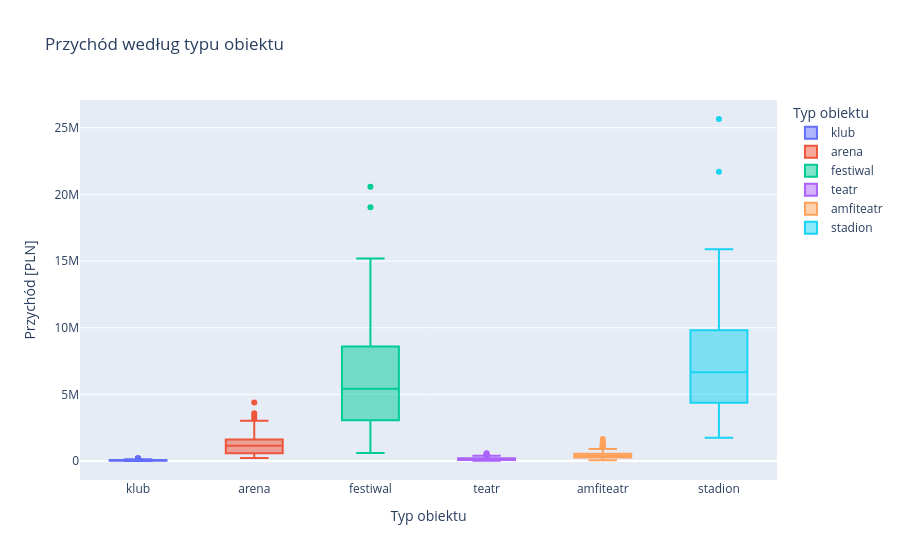

Source (notebook cell):
### Code cell
fig = px.box(
    df,
    x="typ_obiektu",
    y="przychod_pln",
    color="typ_obiektu",
    title="Przychód według typu obiektu",
    labels={
        "typ_obiektu": "Typ obiektu",
        "przychod_pln": "Przychód [PLN]"
    }
)

fig.show()

### Figure 1 — Plotly figure (JSON) as saved in the notebook; plotly's stock layout.template omitted (floating-point values rounded to 4 significant figures; data arrays with more than 128 entries replaced by an {"elided": "..."} marker saying what was removed)
{"data": [{"alignmentgroup": "True", "hovertemplate": "Typ obiektu=%{x}<br>Przychód [PLN]=%{y}<extra></extra>", "legendgroup": "klub", "marker": {"color": "#636efa"}, "name": "klub", "notched": false, "offsetgroup": "klub", "orientation": "v", "showlegend": true, "type": "box", "x": {"elided": "499 str values"}, "x0": " ", "xaxis": "x", "y": {"elided": "499 int values"}, "y0": " ", "yaxis": "y"}, {"alignmentgroup": "True", "hovertemplate": "Typ obiektu=%{x}<br>Przychód [PLN]=%{y}<extra></extra>", "legendgroup": "arena", "marker": {"color": "#EF553B"}, "name": "arena", "notched": false, "offsetgroup": "arena", "orientation": "v", "showlegend": true, "type": "box", "x": {"elided": "163 str values"}, "x0": " ", "xaxis": "x", "y": {"elided": "163 int values"}, "y0": " ", "yaxis": "y"}, {"alignmentgroup": "True", "hovertemplate": "Typ obiektu=%{x}<br>Przychód [PLN]=%{y}<extra></extra>", "legendgroup": "festiwal", "marker": {"color": "#00cc96"}, "name": "festiwal", "notched": false, "offsetgroup": "festiwal", "orientation": "v", "showlegend": true, "type": "box", "x": {"elided": "140 str values"}, "x0": " ", "xaxis": "x", "y": {"elided": "140 int values"}, "y0": " ", "yaxis": "y"}, {"alignmentgroup": "True", "hovertemplate": "Typ obiektu=%{x}<br>Przychód [PLN]=%{y}<extra></extra>", "legendgroup": "teatr", "marker": {"color": "#ab63fa"}, "name": "teatr", "notched": false, "offsetgroup": "teatr", "orientation": "v", "showlegend": true, "type": "box", "x": {"elided": "176 str values"}, "x0": " ", "xaxis": "x", "y": {"elided": "176 int values"}, "y0": " ", "yaxis": "y"}, {"alignmentgroup": "True", "hovertemplate": "Typ obiektu=%{x}<br>Przychód [PLN]=%{y}<extra></extra>", "legendgroup": "amfiteatr", "marker": {"color": "#FFA15A"}, "name": "amfiteatr", "notched": false, "offsetgroup": "amfiteatr", "orientation": "v", "showlegend": true, "type": "box", "x": {"elided": "155 str values"}, "x0": " ", "xaxis": "x", "y": {"elided": "155 int values"}, "y0": " ", "yaxis": "y"}, {"alignmentgroup": "True", "hovertemplate": "Typ obiektu=%{x}<br>Przychód [PLN]=%{y}<extra></extra>", "legendgroup": "stadion", "marker": {"color": "#19d3f3"}, "name": "stadion", "notched": false, "offsetgroup": "stadion", "orientation": "v", "showlegend": true, "type": "box", "x": ["stadion", "stadion", "stadion", "stadion", "stadion", "stadion", "stadion", "stadion", "stadion", "stadion", "stadion", "stadion", "stadion", "stadion", "stadion", "stadion", "stadion", "stadion", "stadion", "stadion", "stadion", "stadion", "stadion", "stadion", "stadion", "stadion", "stadion", "stadion", "stadion", "stadion", "stadion", "stadion", "stadion", "stadion", "stadion", "stadion", "stadion", "stadion", "stadion", "stadion", "stadion", "stadion", "stadion", "stadion", "stadion", "stadion", "stadion", "stadion", "stadion", "stadion", "stadion", "stadion", "stadion", "stadion", "stadion", "stadion", "stadion", "stadion", "stadion", "stadion", "stadion", "stadion", "stadion", "stadion", "stadion", "stadion", "stadion"], "x0": " ", "xaxis": "x", "y": [11477040, 6654800, 11374500, 4506060, 8557600, 1745720, 15884280, 8867550, 9060090, 1871320, 7327680, 2481660, 10749120, 14145500, 4615000, 4912740, 10044720, 8756870, 3550750, 2256450, 8648640, 15323600, 2887560, 4845780, 3829050, 4636520, 10756000, 13065840, 5854140, 9439360, 3357840, 5353020, 2936440, 9483470, 6805120, 21701980, 6952170, 3499000, 14288040, 4105640, 4370400, 4439880, 6175760, 6091800, 11635010, 4414390, 7760940, 6956000, 4978080, 14232240, 5467350, 3529260, 9811620, 5469840, 12030720, 3240900, 6772500, 3955840, 3159890, 13686860, 6895100, 5310270, 4838700, 9817300, 3777750, 7652100, 25651500], "y0": " ", "yaxis": "y"}], "layout": {"boxmode": "overlay", "legend": {"title": {"text": "Typ obiektu"}, "tracegroupgap": 0}, "title": {"text": "Przychód według typu obiektu"}, "xaxis": {"anchor": "y", "categoryarray": ["klub", "arena", "festiwal", "teatr", "amfiteatr", "stadion"], "categoryorder": "array", "domain": [0, 1], "title": {"text": "Typ obiektu"}}, "yaxis": {"anchor": "x", "domain": [0, 1], "title": {"text": "Przychód [PLN]"}}}}
